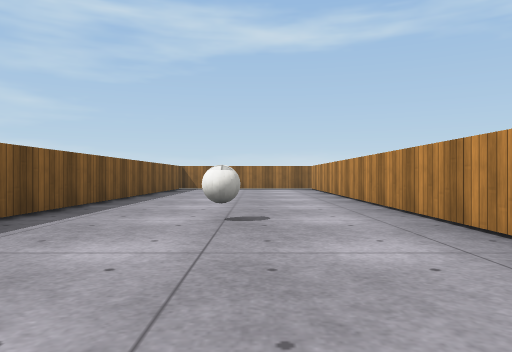
[1] (above)

16 first-person views from a walk through a Unity game level. The camera is 0.21 m above the floor, looks level and sees 70° across. The floor is counted in squares, 0.5 m on a side. Each view is taken from the middle of a square. On the plan, view 1 faces up. The plan holds only what a view shows up to about 9 squares ahead; the rest is blank. The player is left out. Surface patterns are stand-ins for the level's own textures.

[2]
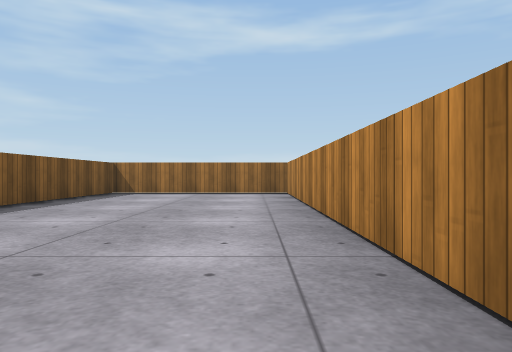

[3]
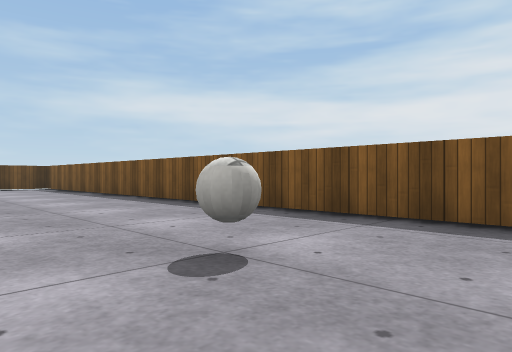

[4]
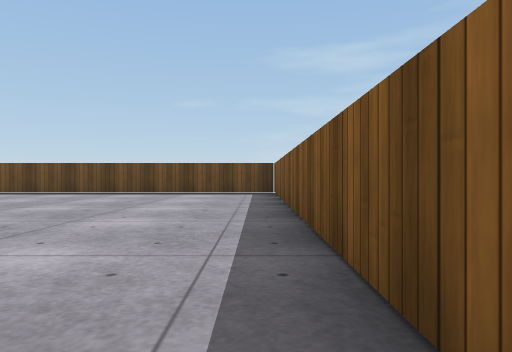

[5]
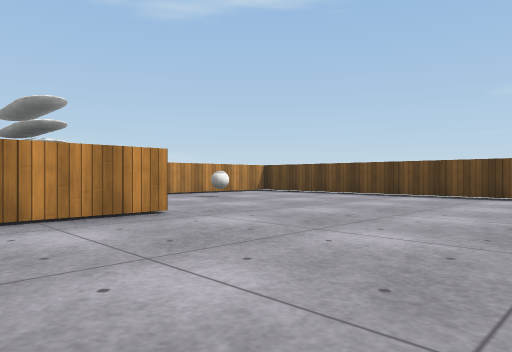

[6]
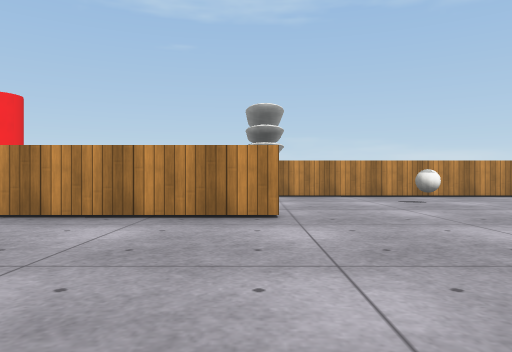

[7]
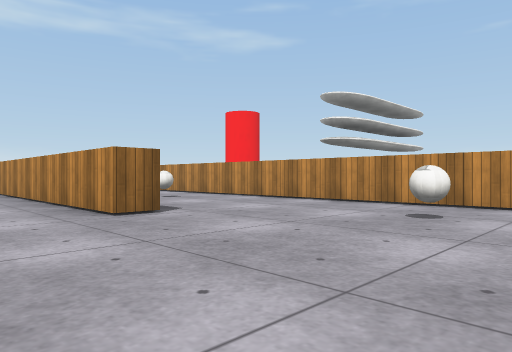

[8]
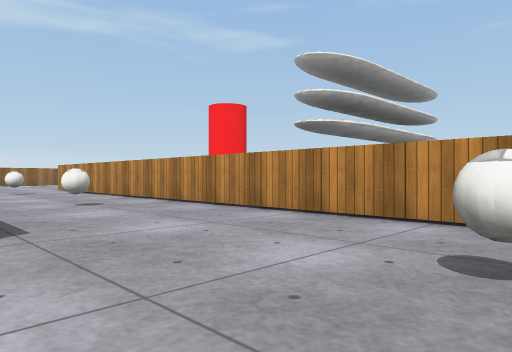

[9]
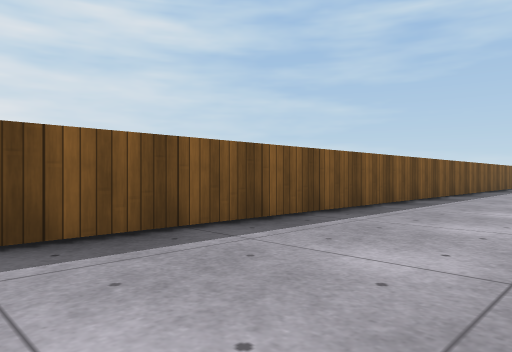

[10]
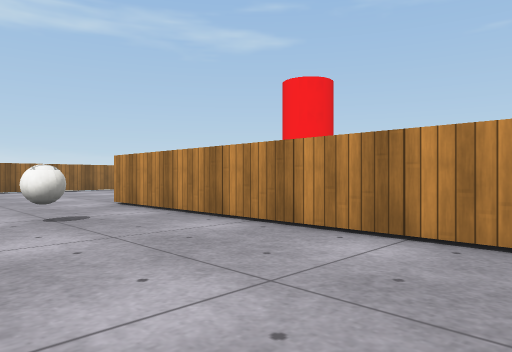

[11]
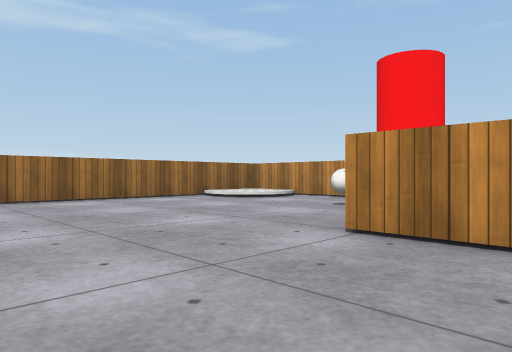

[12]
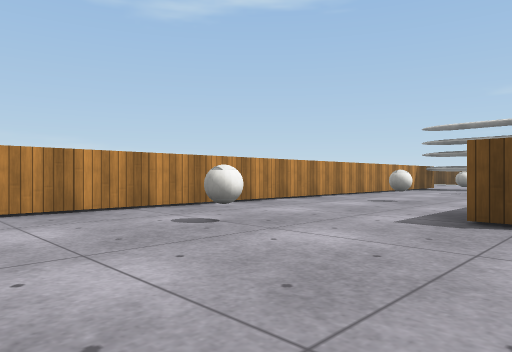

[13]
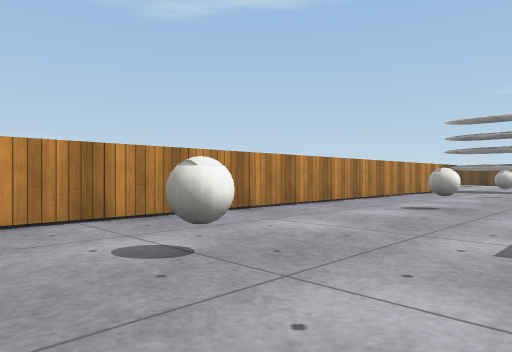

[14]
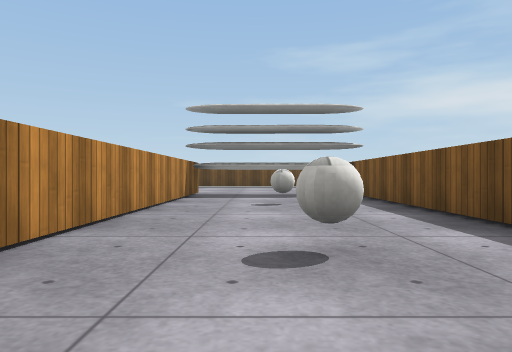

[15]
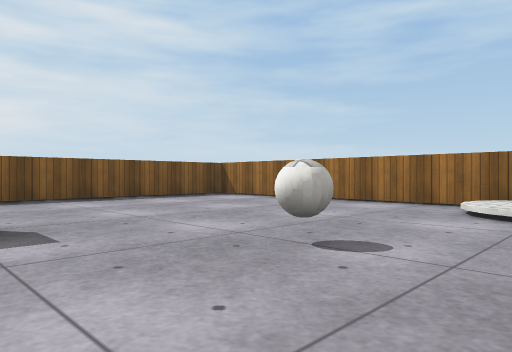

[16]
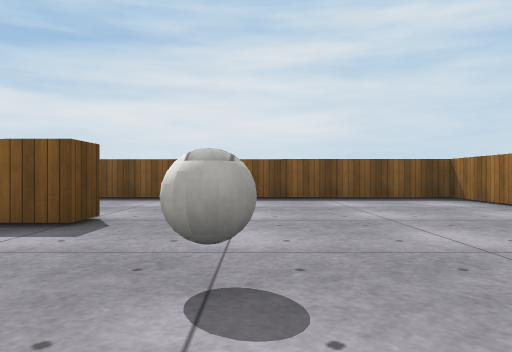

### Floor plan
Ten units are one square. View 1 is at (0, 0); x grows to the right and y downward. Boxes are objects, and circles mark ways between rooms. Rooms are numbered by the first view taken in them; rooms with no view inside come last. Other rooms are left out.
<svg viewBox="-29 -121 128 203">
<path fill="none" stroke="#000" d="M23 22 17 22 17 -116 -24 -116 -24 76 41 77M53 72 53 35M59 -32 59 13M94 15 94 -115 23 -116 22 -51M53 35 54 -65 59 -65 59 -58"/>
<rect x="-5" y="-45" width="10" height="20" fill="#bbb"><title>ball</title></rect>
<rect x="35" y="45" width="10" height="10" fill="#bbb"><title>ball</title></rect>
<rect x="35" y="-5" width="10" height="10" fill="#bbb"><title>ball</title></rect>
<rect x="35" y="-55" width="10" height="10" fill="#bbb"><title>ball</title></rect>
<rect x="75" y="-15" width="10" height="20" fill="#bbb"><title>ball</title></rect>
<rect x="75" y="-45" width="10" height="10" fill="#bbb"><title>ball</title></rect>
<rect x="75" y="-85" width="10" height="10" fill="#bbb"><title>ball</title></rect>
<circle cx="35" cy="25" r="3" fill="#2a7"/>
<text x="0" y="0">1</text>
<text x="50" y="-50">2</text>
</svg>
Room 1 opens to room 2.

Where each view was taken, in squares from view 1:
view 1: 0 up, 0 right, facing up
view 2: 3 up, 1 right, facing up
view 3: 5 up, 1 right, facing down-left
view 4: 1 up, 2 left, facing down
view 5: 0 up, 2 left, facing down-right
view 6: 2 down, 2 left, facing right
view 7: 6 down, 0 right, facing up-right
view 8: 5 down, 2 right, facing up-right
view 9: 7 down, 0 right, facing up-left
view 10: 1 up, 3 right, facing up-right
view 11: 5 up, 3 right, facing up-right
view 12: 10 up, 5 right, facing down-right
view 13: 9 up, 6 right, facing down-right
view 14: 6 up, 8 right, facing down
view 15: 6 up, 9 right, facing up-left
view 16: 8 up, 9 right, facing left
